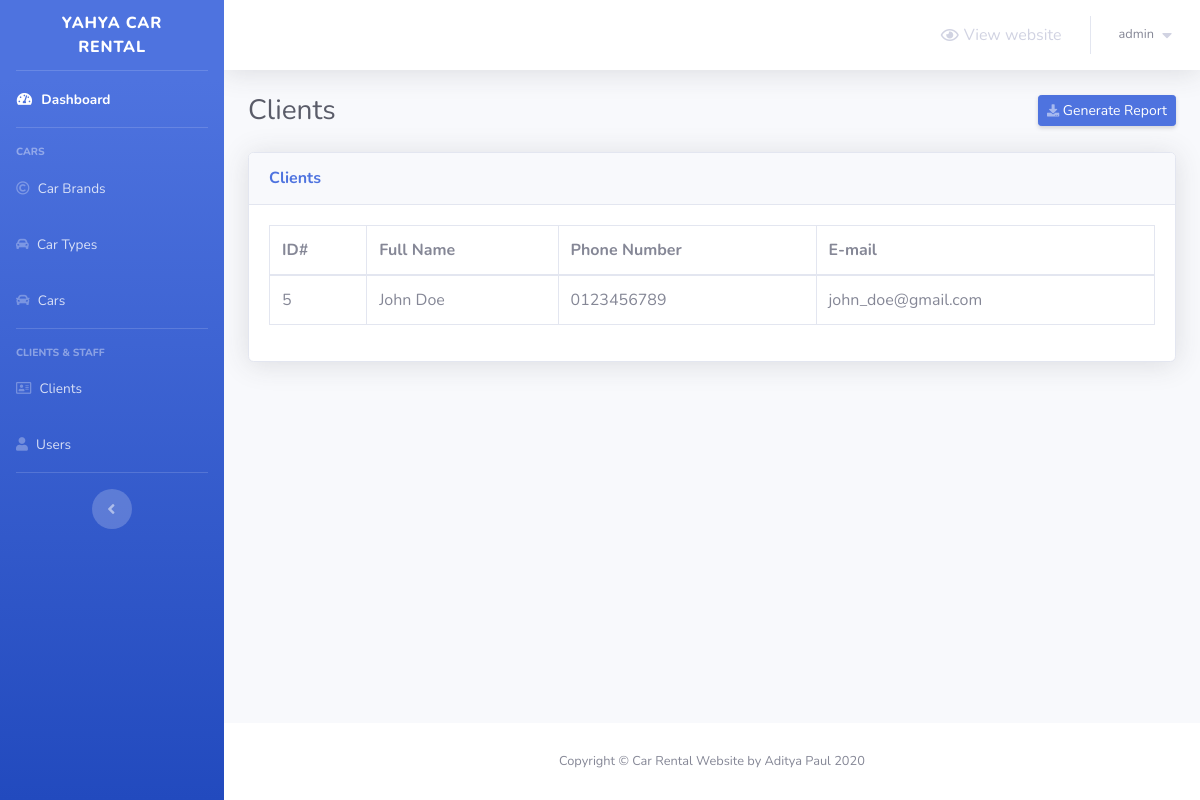
The app's page /admin/clients.php (signed in) with its own data.
### tables this page shows
CREATE TABLE `clients` (
  `client_id` int(10) NOT NULL,
  `full_name` varchar(30) NOT NULL,
  `client_email` varchar(100) NOT NULL,
  `client_phone` varchar(20) NOT NULL
);

### admin/clients.php (the view, shortened to what this page needs)
<?php
    include 'connect.php';
    include 'Includes/templates/header.php';
    if(isset($_SESSION['username_yahya_car_rental']) && isset($_SESSION['password_yahya_car_rental']))
    {
?>
        <div class="container-fluid">
            <div class="d-sm-flex align-items-center justify-content-between mb-4">
                <h1 class="h3 mb-0 text-gray-800">Clients</h1>
                <a href="#" class="d-none d-sm-inline-block btn btn-sm btn-primary shadow-sm">
                    <i class="fas fa-download fa-sm text-white-50"></i>
                    Generate Report
                </a>
            </div>
            <?php
                $stmt = $con->prepare("SELECT * FROM clients");
                $stmt->execute();
                $rows_clients = $stmt->fetchAll();
            ?>
            <div class="card shadow mb-4">
                <div class="card-header py-3">
                    <h6 class="m-0 font-weight-bold text-primary">Clients</h6>
                </div>
                <div class="card-body">
                    <div class="table-responsive">
                        <table class="table table-bordered">
                            <thead>
                                <tr>
                                    <th scope="col">ID#</th>
                                    <th scope="col">Full Name</th>
                                    <th scope="col">Phone Number</th>
                                    <th scope="col">E-mail</th>
                                </tr>
                            </thead>
                            <tbody>
                                <?php
                                    foreach($rows_clients as $client)
                                    {
                                        echo "<tr>";
                                            echo "<td>";
                                                echo $client['client_id'];
                                            echo "</td>";
                                            echo "<td>";
                                                echo $client['full_name'];
                                            echo "</td>";
                                            echo "<td>";
                                                echo $client['client_phone'];
                                            echo "</td>";
                                            echo "<td>";
                                                echo $client['client_email'];
                                            echo "</td>";
                                        echo "</tr>";
                                    }
                                ?>
                            </tbody>
                        </table>
                    </div>
                </div>
            </div>
        </div>
<?php
        include 'Includes/templates/footer.php';
    }
    else
    {
        header('Location: index.php');
        exit();
    }
?>

### records on screen
clients: client_id "5", full_name "John Doe", client_phone "0123456789", client_email "john_doe@gmail.com"

### other values on screen
$_SESSION['username_yahya_car_rental'] "admin"
